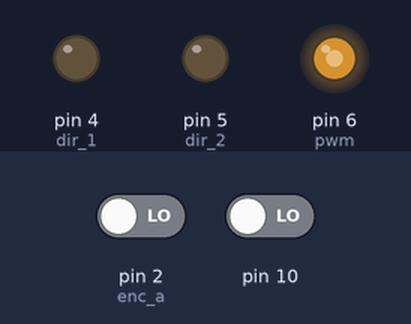
Simulated run of this sketch. Board: Arduino Uno, built with avr-gcc and run on an emulated ATmega328P. Parts: output pins drawn as LEDs (lit = HIGH). Inputs (shaded band) come from the test bench; at power-on: pin 2 (enc_a) LOW, pin 10 LOW.

Above: at 0.1 s.
At 30.1 s:
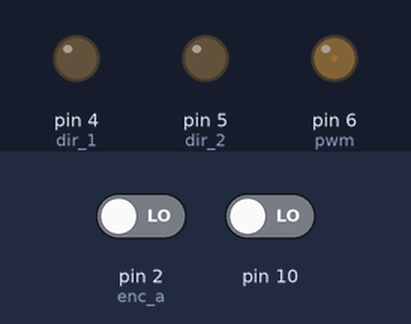
Timing chart, 0 to 31.6 s (numbered marks = the images above):
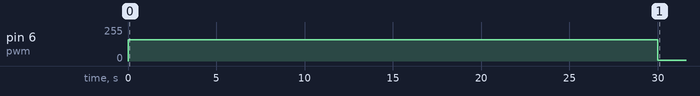

The sketch:

test.ino
```cpp
int dir_1=4;
int dir_2=5;
int pwm=6;
int enc_a=2;
int enc_b=3;
int speed=10;
long count=0;
void setup() {
  // put your setup code here, to run once:
pinMode(dir_1,OUTPUT);
pinMode(dir_2,OUTPUT);
pinMode(pwm,OUTPUT);
pinMode(enc_a,INPUT);
pinMode(enc_b,INPUT);
pinMode(10,INPUT);
attachInterrupt(digitalPinToInterrupt(2),isr,CHANGE);
}

void loop() {
  // put your main code here, to run repeatedly:

    while(millis()<300000)
    {
      if(millis()%30000==0)
      {
        speed+=50;
      }
      analogWrite(6,speed);
      Serial.print("PWM::\t" + String(speed) + "\t");
      Serial.print("PHOTO::\t" + String(digitalRead(10)) + "\n") ;
    }

}

void isr()
{
   if(digitalRead(2)==digitalRead(3))
  count++;
  else
  count--;

  Serial.print("\tENC::\t" +String(count));
}
```

Measured:
- by itself, pin 6 (pwm): 0/255 → 160/255 at 0.00 s, → 4/255 30.0 s later
